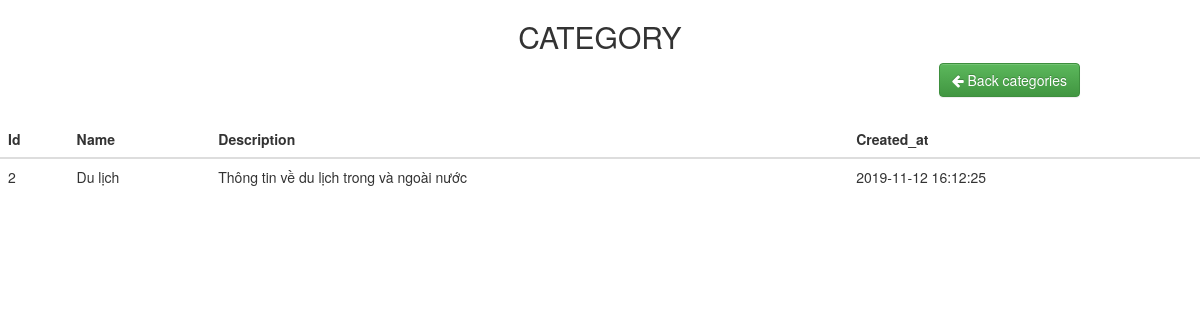
Page /hw_csdl/CRUD_categories/category_detail.php?id=2 on the committed database.
### tables this page shows
CREATE TABLE `categories` (
  `id` int(10) NOT NULL AUTO_INCREMENT,
  `name` varchar(255) DEFAULT NULL,
  `parent_id` int(10) DEFAULT NULL,
  `slug` varchar(255) DEFAULT NULL,
  `description` mediumtext DEFAULT NULL,
  `status` varchar(255) DEFAULT NULL,
  `user_id` int(11) DEFAULT NULL,
  `created_at` timestamp NOT NULL DEFAULT current_timestamp(),
  `deleted_at` timestamp NULL DEFAULT NULL,
  PRIMARY KEY (`id`),
  KEY `parent_id` (`parent_id`)
);

### hw_csdl/CRUD_categories/category_detail.php (the view, shortened to what this page needs)
<?php
	require_once('connection_mysql.php');
	if (isset($_GET['id'])) {
		$id=$_GET['id'];
		$query = "SELECT * FROM categories WHERE id=".$id;
		$result = $conn->query($query);
		$row = $result->fetch_assoc();
	}
?>
<!DOCTYPE html>
<html>
<head>
    <link rel="stylesheet" href="//netdna.bootstrapcdn.com/bootstrap/3.1.1/css/bootstrap.min.css">
    <link rel="stylesheet" href="//netdna.bootstrapcdn.com/bootstrap/3.1.1/css/bootstrap-theme.min.css">
    <link rel="stylesheet" type="text/css" href="https://stackpath.bootstrapcdn.com/font-awesome/4.7.0/css/font-awesome.min.css">
</head>
<body>
	<h2 style="text-align: center;">CATEGORY</h2>
	<a style="text-align: right;  position: relative; float: right; right: 10%; margin-bottom: 2%;" class="btn btn-success" href="categories.php"><i class="fa fa-arrow-left" aria-hidden="true"></i> Back categories</a>
	<table class="table table-hover">
  <thead>
    <tr>
      <th scope="col" colspan="2">Id</th>
      <th scope="col">Name</th>
      <th scope="col">Description</th>
      <th scope="col">Created_at</th>
    </tr>
  </thead>
  <tbody>
	    <tr>
	      <td colspan="2"><?php echo $row['id']; ?></td>
	      <td><?php echo $row['name']; ?></td>
	      <td><?php echo $row['description']; ?></td>
	      <td><?php echo $row['created_at']; ?></td>
	    </tr>
	</table>
</body>
</html>

### rows in the picture
categories: id "2", name "Du lịch", description "Thông tin về du lịch trong và ngoài nước", created_at "2019-11-12 16:12:25"
